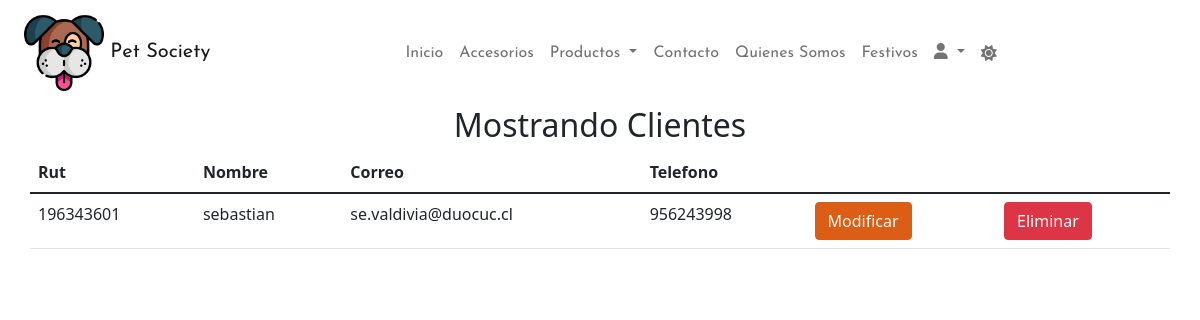
The page /listado_clientes/ (signed in) on the database its author committed.
### petsociety/models.py (models this page shows, shortened)
class Cliente(models.Model):
    rutCliente=models.CharField(max_length=13,primary_key=True,verbose_name='rut del cliente')
    nombreCliente=models.CharField(max_length=50,verbose_name='nombre del cliente')
    correo=models.EmailField(max_length=50,verbose_name='correo del cliente')
    telefono=models.IntegerField(verbose_name='telefono del cliente')
    direccion=models.CharField(max_length=50,verbose_name='direccion del cliente')

### petsociety/views.py (the view)
# urls.py: path('listado_clientes/',listado_clientes,name='listado_clientes'),
def listado_clientes(request):
    clientes=Cliente.objects.all()
    datos={
        'clientes':clientes
    }
    return render(request,'listado_clientes.html',datos)

### petsociety/templates/listado_clientes.html (shortened to what this page needs)
<!DOCTYPE html>
<html lang="en">
<head>
    {% load static %}
    <link href="{% static 'css/estilos.css' %}" rel="stylesheet">
    <link href="{% static 'css/dark.css' %}" rel="stylesheet">
    <link rel="stylesheet" href="{% static 'iconos/css/all.min.css' %}">
    <link href="https://cdn.jsdelivr.net/npm/bootstrap@5.1.3/dist/css/bootstrap.min.css" rel="stylesheet">
</head>
<body class="modo">
  {% load static %}
 <div class="container-fluid">
   <nav class="navbar navbar-expand-lg navbar-light">
       <div class="container-fluid">
         <a class="navbar-brand texto" href="#"  style="font-family: 'Josefin Sans', serif;"> <img src="{% static 'img/dog.png' %}" width="80px" alt=""> Pet Society</a>
         <div class="collapse navbar-collapse justify-content-center" id="navbarSupportedContent">
           <ul class="navbar-nav ">
             <li class="nav-item">
               <a class="nav-link" aria-current="page" href="{% url 'index'  %}"style="font-family: 'Josefin Sans', serif;">Inicio</a>
             </li>
             <li class="nav-item">
               <a class="nav-link" href="{% url 'accesorios' %}"style="font-family: 'Josefin Sans', serif;">Accesorios</a>
             </li>
             <li class="nav-item dropdown">
               <a class="nav-link dropdown-toggle" href="productos.html" id="navbarDropdown" role="button" data-bs-toggle="dropdown" aria-expanded="false"style="font-family: 'Josefin Sans', serif;">
                 Productos
               </a>
             </li>
             <li class="nav-item">
               <a class="nav-link " href="{% url 'contacto' %}"style="font-family: 'Josefin Sans', serif;">Contacto</a>
             </li>
             <li class="nav-item">
               <a class="nav-link " href="{% url 'quienes_somos' %}"style="font-family: 'Josefin Sans', serif;">Quienes Somos</a>
             </li>
             <li class="nav-item">
                 <a class="nav-link " href="{% url 'festivos' %}"style="font-family: 'Josefin Sans', serif;">Festivos</a>
               </li>
               <li class="nav-item dropdown">
                 <a class="nav-link dropdown-toggle" href="productos.html" id="navbarDropdown" role="button" data-bs-toggle="dropdown" aria-expanded="false"style="font-family: 'Josefin Sans', serif;">
                   <i class="fa-solid fa-user"></i>
                 </a>
               </li>
             <a class="nav-link" aria-current="page" id="switch" onclick="clase()"><i class="fa-solid fa-sun"></i></a>
         </div>
       </div>
     </nav>
   </div>
{% if user.is_authenticated %}
      <div class="container">
        <h2 class="text-center">Mostrando Clientes</h2>
        <div class="row">
            <table class="table">
            <thead>
                <tr>
                    <th>Rut</th>
                    <th>Nombre</th>
                    <th>Correo</th>
                    <th>Telefono</th>
                </tr>
            </thead>
            <tbody>
                {% for cli in clientes %}
                <tr>
                    <td> {{ cli.rutCliente }}</td>
                    <td> {{ cli.nombreCliente }}</td>
                    <td> {{ cli.correo }}</td>
                    <td> {{ cli.telefono }}</td>
                    <td> <a href="{% url 'form_mod_cli' cli.rutCliente %}" class="btn btn-primary"> Modificar</a></td>
                    <td> <a href="{% url 'eliminar_cliente' cli.rutCliente %}" class="btn btn-danger"> Eliminar</a></td>
                </tr>
                {% endfor %}
            </tbody>
            </table>
        </div>
    </div>
    {% else %}
    <div class="container">
      <h1 class="text-center mt-5 text-danger">DEBE INICIAR SESIÓN</h1>
  </div>
    {% endif %}
</body>
</html>

### petsociety/static/css/estilos.css (style rules this page uses)
.nav-link { border-radius: 5px; }
.btn-primary { background-color: #DB5D16 !important; border-color:#DB5D16 !important ; }

### petsociety/static/css/dark.css (style rules this page uses)
body { background: #fff; color: #000; }

### rows shown on the page
Cliente: rutCliente "196343601", nombreCliente "sebastian", correo "se.valdivia@duocuc.cl", telefono "956243998"
